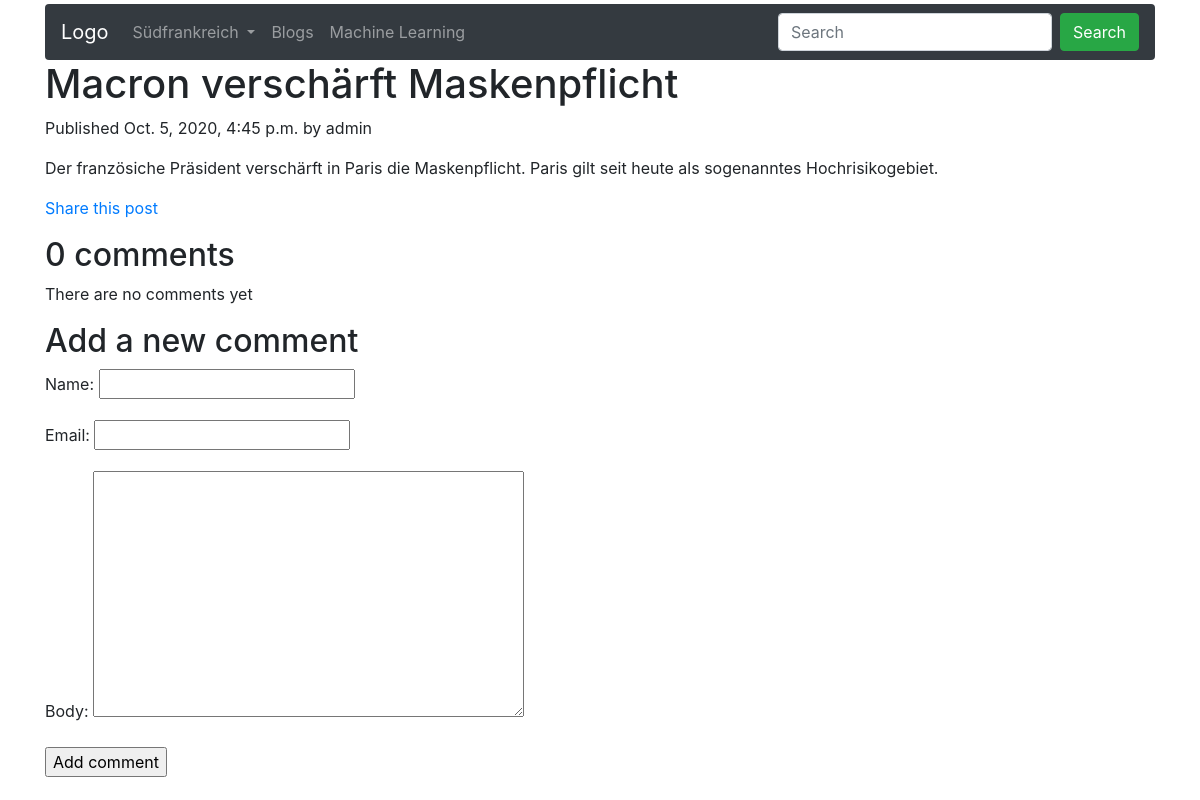
The app's page /blog/2020/10/5/macron-verscharft-maskenpflicht/ with its own data.
### blog/models.py (models this page shows, shortened)
class Post (models.Model):
    STATUS_CHOICES = (('draft','Draft'),('published','Published'),)
    title = models.CharField(max_length=250)
    slug = models.SlugField(max_length=250, unique_for_date='publish')
    author = models.ForeignKey(User, on_delete=models.CASCADE, related_name='blog_posts')
    body = models.TextField()
    publish = models.DateTimeField(default=timezone.now)
    created = models.DateTimeField(auto_now_add=True)
    updated = models.DateTimeField(auto_now=True)
    status = models.CharField(max_length=10, choices=STATUS_CHOICES,default='draft')
    objects = models.Manager()
    published = PublishedManager()
    class Meta:
        ordering = ('-publish',)

### blog/views.py (the view)
# urls.py: path('<int:year>/<int:month>/<int:day>/<slug:post>/',views.post_detail,name='post_detail'),
def post_detail(request,year,month,day,post):
    post = get_object_or_404(Post,slug=post,status='published',publish__year=year,publish__month=month,publish__day=day)
    comments = post.comments.filter(active=True)
    new_comment = None
    if request.method == 'POST':
        comment_form = CommentForm(data=request.POST)
        if comment_form.is_valid():
            new_comment = comment_form.save(commit=False)
            new_comment.post = post
            new_comment.save()
    else:
        comment_form = CommentForm()
    return render (request,'blog/post/detail.html',{'post':post,
                                                    'comments':comments,
                                                    'new_comment': new_comment,
                                                    'comment_form': comment_form})

### blog/forms.py
class CommentForm(forms.ModelForm):
    class Meta:
        model = Kommentar
        fields = ('name','email','body')

### blog/templates/blog/post/detail.html (shortened to what this page needs)
{% extends "basis.html" %}
{% block content %}
  <h1>{{ post.title }}</h1>
  <p class="date">
    Published {{ post.publish }} by {{ post.author }}
  </p>
  {{ post.body|linebreaks }}
  <p>
    <a href="{% url "blog:post_share" post.id %}">Share this post</a>
  </p>
  {% with comments.count as total_comments %}
  <h2>
    {{ total_comments }} comment{{ total_comments | pluralize }}
  </h2>
  {% endwith %}
{% for comment in comments %}
  <div class="comment">
    <p class="info">
      Comment {{ forloop.counter }} by {{ comment.name }}
      {{ comment.created }}
    </p>
    {{ comment.body|linebreaks }}
  </div>
{% empty %}
 <p>There are no comments yet</p>
{% endfor %}
{% if new_comment %}
<h2 class="bg-success text-white">Your comment has been added</h2>
{% else %}
<h2>Add a new comment</h2>
<form method="post">
    {{ comment_form.as_p }}
    <p><input type="submit" value="Add comment"></p>
</form>
{% endif %}
{% endblock %}

### records on screen
Post: title "Macron verschärft Maskenpflicht", publish "Oct. 5, 2020, 4:45 p.m.", author "admin", body "Der französiche Präsident verschärft in Paris die Maskenpflicht. Paris gilt seit heute als sogenanntes Hochrisikogebiet."

### other values on screen
{{ total_comments }} "0"
{{ total_comments | pluralize }} "s"
